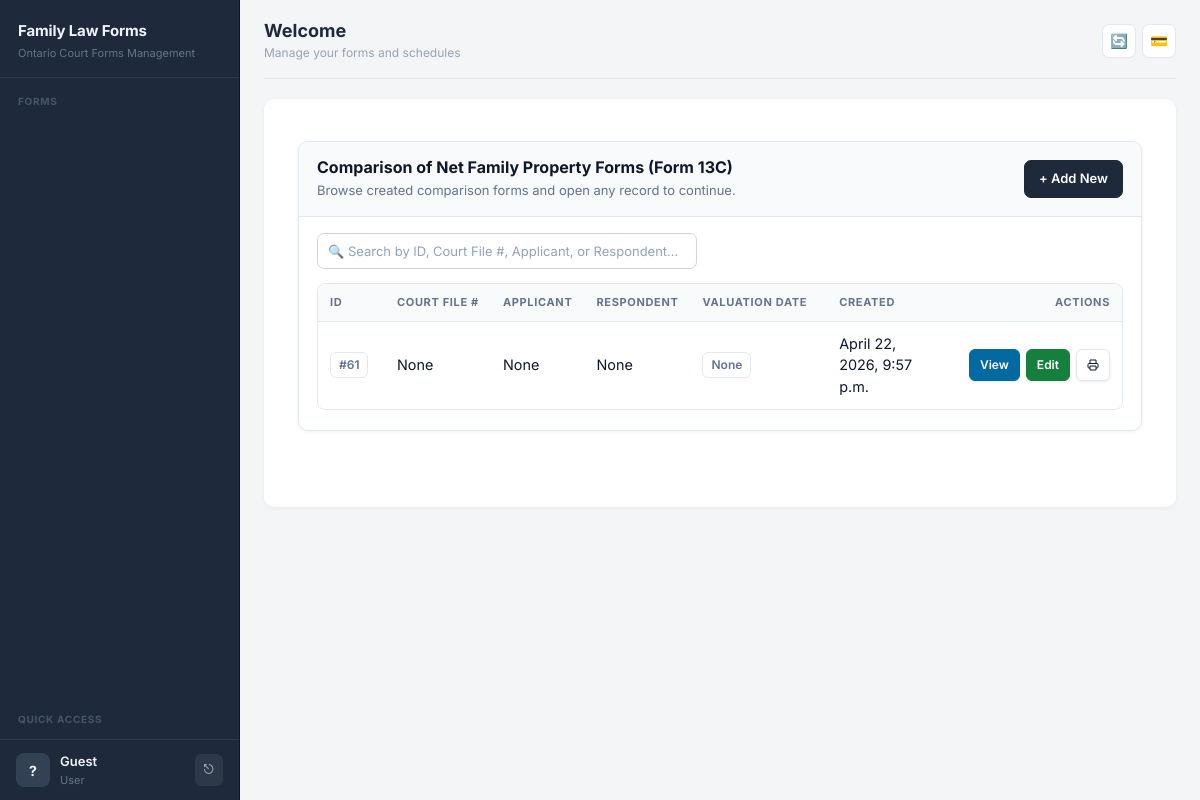
Page /forms/comparison-nfp/ on the earlier database version.
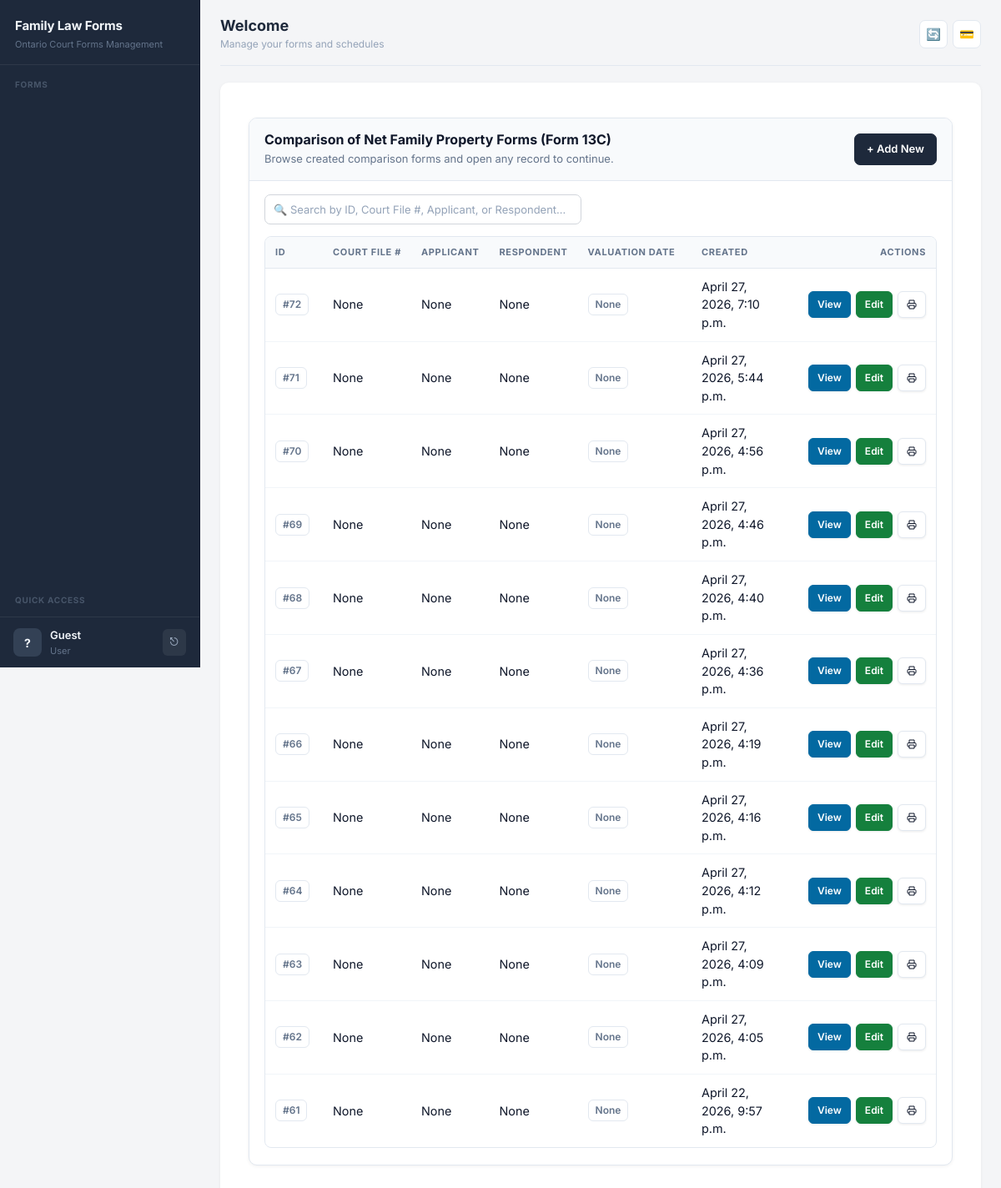
Same page on the later database version.
### forms/models.py (models this page shows, shortened)
class SoftDeleteMixin(models.Model):
    is_deleted = models.BooleanField(default=False)
    deleted_at = models.DateTimeField(null=True, blank=True)
    objects = SoftDeleteManager()
    all_objects = AllObjectsManager()
    deleted_objects = DeletedObjectsManager()
    class Meta:
        abstract = True

class ComparisonNetFamilyProperty(SoftDeleteMixin, models.Model):
    court_file_number = models.CharField(max_length=100, blank=True, null=True)
    court_name = models.CharField(max_length=255, blank=True, null=True)
    court_office_address = models.CharField(max_length=255, blank=True, null=True)
    prepared_by = models.CharField(
        max_length=50,
        choices=[
            ("applicant", "Applicant"),
            ("respondent", "Respondent"),
            ("joint", "Applicant and Respondent jointly"),
        ],
        blank=True,
        null=True,
    )
    applicant_name = models.CharField(max_length=255, blank=True, null=True)
    applicant_address = models.CharField(max_length=255, blank=True, null=True)
    applicant_phone = models.CharField(max_length=100, blank=True, null=True)
    applicant_email = models.EmailField(blank=True, null=True)
    applicant_lawyer_name = models.CharField(max_length=255, blank=True, null=True)
    applicant_lawyer_address = models.CharField(max_length=255, blank=True, null=True)
    applicant_lawyer_phone = models.CharField(max_length=100, blank=True, null=True)
    applicant_lawyer_email = models.EmailField(blank=True, null=True)
    respondent_name = models.CharField(max_length=255, blank=True, null=True)
    respondent_address = models.CharField(max_length=255, blank=True, null=True)
    respondent_phone = models.CharField(max_length=100, blank=True, null=True)
    respondent_email = models.EmailField(blank=True, null=True)
    respondent_lawyer_name = models.CharField(max_length=255, blank=True, null=True)
    respondent_lawyer_address = models.CharField(max_length=255, blank=True, null=True)
    respondent_lawyer_phone = models.CharField(max_length=100, blank=True, null=True)
    respondent_lawyer_email = models.EmailField(blank=True, null=True)
    valuation_date = models.DateField(blank=True, null=True)
    statement_date = models.DateField(blank=True, null=True)
    created_at = models.DateTimeField(auto_now_add=True)
    updated_at = models.DateTimeField(auto_now=True)
    class Meta:
        ordering = ["-updated_at", "-created_at"]

### forms/views.py (the view)
# urls.py: path('comparison-nfp/', views.ComparisonNetFamilyPropertyListView.as_view(), name='comparison_nfp_list'),
class ComparisonNetFamilyPropertyListView(ListView):
    model = ComparisonNetFamilyProperty
    template_name = "forms/comparison_nfp_list.html"
    context_object_name = "nfp_list"

### forms/models.py (called while the page is built)
    def get_queryset(self):
        return super().get_queryset().filter(is_deleted=False)

### users/context_processors.py (called while the page is built, shortened)
def user_permissions(request):
    context = {
        'user_modules': {},
        'user_permissions': {},
    }
    if not request.user.is_authenticated:
        return context

### forms/templates/forms/comparison_nfp_list.html (shortened to what this page needs)
{% extends 'base.html' %}
{% block content %}
<div class="page-wrap">
  <div class="shell">
    <div class="header">
      <div class="title-block">
        <h2>Comparison of Net Family Property Forms (Form 13C)</h2>
        <p>Browse created comparison forms and open any record to continue.</p>
      </div>
      <a class="btn-modern btn-primary-modern" href="/forms/comparison-nfp/new/">
        + Add New
      </a>
    </div>
    <div class="content">
      <div class="search-box">
        <input type="text" class="search-input" id="searchInput" placeholder="🔍 Search by ID, Court File #, Applicant, or Respondent...">
      </div>
      <div class="table-shell">
        <div class="table-responsive">
          <table class="modern">
            <thead>
              <tr>
                <th style="width:80px;">ID</th>
                <th>Court File #</th>
                <th>Applicant</th>
                <th>Respondent</th>
                <th style="width:160px;">Valuation Date</th>
                <th style="width:190px;">Created</th>
                <th style="width:250px; text-align:right;">Actions</th>
              </tr>
            </thead>
            <tbody>
              {% for nfp in nfp_list %}
              <tr>
                <td><span class="chip">#{{ nfp.id }}</span></td>
                <td>{{ nfp.court_file_number }}</td>
                <td>{{ nfp.applicant_name }}</td>
                <td>{{ nfp.respondent_name }}</td>
                <td><span class="chip">{{ nfp.valuation_date }}</span></td>
                <td>{{ nfp.created_at }}</td>
                <td>
                  <div class="actions">
                    <a class="btn-mini btn-info-modern" href="{% url 'comparison_nfp_full_view' nfp.id %}">View</a>
                    <a class="btn-mini btn-edit-modern" href="{% url 'comparison_nfp_page1_edit' nfp.id %}">Edit</a>
                    <a class="btn-mini" href="{% url 'comparison_nfp_print' nfp.id %}" target="_blank"><svg width="12" height="12" fill="none" stroke="currentColor" stroke-width="2" viewBox="0 0 24 24" style="vertical-align: -1px;"><path d="M6 9V2h12v7M6 18H4a2 2 0 01-2-2v-5a2 2 0 012-2h16a2 2 0 012 2v5a2 2 0 01-2 2h-2M6 14h12v8H6z"/></svg></a>
                  </div>
                </td>
              </tr>
              {% empty %}
              <tr>
                <td colspan="7" class="empty">No forms found.</td>
              </tr>
              {% endfor %}
            </tbody>
          </table>
        </div>
      </div>
    </div>
  </div>
</div>
{% endblock %}

Differences in the rows shown:
added ComparisonNetFamilyProperty: id "72", court_file_number "None", applicant_name "None", respondent_name "None", valuation_date "None", created_at "April 27, 2026, 7:10 p.m."
added ComparisonNetFamilyProperty: id "71", court_file_number "None", applicant_name "None", respondent_name "None", valuation_date "None", created_at "April 27, 2026, 5:44 p.m."
added ComparisonNetFamilyProperty: id "70", court_file_number "None", applicant_name "None", respondent_name "None", valuation_date "None", created_at "April 27, 2026, 4:56 p.m."
added ComparisonNetFamilyProperty: id "69", court_file_number "None", applicant_name "None", respondent_name "None", valuation_date "None", created_at "April 27, 2026, 4:46 p.m."
added ComparisonNetFamilyProperty: id "68", court_file_number "None", applicant_name "None", respondent_name "None", valuation_date "None", created_at "April 27, 2026, 4:40 p.m."
added ComparisonNetFamilyProperty: id "67", court_file_number "None", applicant_name "None", respondent_name "None", valuation_date "None", created_at "April 27, 2026, 4:36 p.m."
added ComparisonNetFamilyProperty: id "66", court_file_number "None", applicant_name "None", respondent_name "None", valuation_date "None", created_at "April 27, 2026, 4:19 p.m."
added ComparisonNetFamilyProperty: id "65", court_file_number "None", applicant_name "None", respondent_name "None", valuation_date "None", created_at "April 27, 2026, 4:16 p.m."
added ComparisonNetFamilyProperty: id "64", court_file_number "None", applicant_name "None", respondent_name "None", valuation_date "None", created_at "April 27, 2026, 4:12 p.m."
added ComparisonNetFamilyProperty: id "63", court_file_number "None", applicant_name "None", respondent_name "None", valuation_date "None", created_at "April 27, 2026, 4:09 p.m."
added ComparisonNetFamilyProperty: id "62", court_file_number "None", applicant_name "None", respondent_name "None", valuation_date "None", created_at "April 27, 2026, 4:05 p.m."
